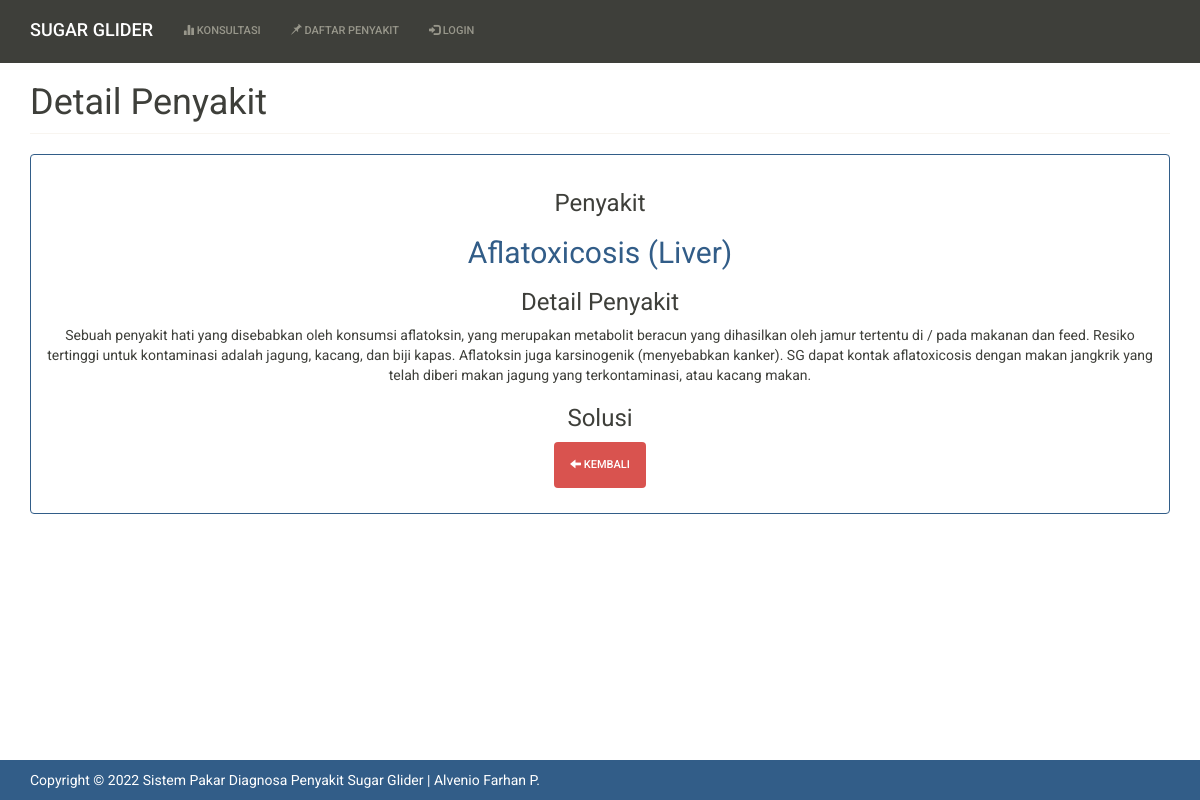
Screenshot of /?m=penyakit_detail&ID=P01 with the database file from the repository.
### tables this page shows
CREATE TABLE `tb_diagnosa` (
  `kode_diagnosa` varchar(16) NOT NULL,
  `nama_diagnosa` varchar(255) DEFAULT NULL,
  `detail` text DEFAULT NULL,
  `solusi` text DEFAULT NULL
);

### config.php (called while the page is built)
<?php
$config["server"] = 'localhost';
$config["username"] = 'root';
$config["password"] = '';
$config["database_name"] = 'sugarglider';

### includes/db.php (called while the page is built, shortened)
<?php
class DB{
    var $conn = null;
    public function __construct($host, $username, $passwd, $dbname){
        $this->conn = mysqli_connect($host, $username, $passwd, $dbname);
    }
    public function query($sql){
        $query = mysqli_query($this->conn, $sql) or die('<pre>Error mysqli_query: ' . mysqli_error($this->conn) . '<br />' . $sql . '</pre>');
        return $query;
    }
    public function get_row($sql){
        $query = $this->query($sql);
        return mysqli_fetch_object($query);
    }
}

### penyakit_detail.php (the view, shortened to what this page needs)
<?php
    $row = $db->get_row("SELECT * FROM tb_diagnosa WHERE kode_diagnosa='$_GET[ID]'");
?>
<div class="page-header">
    <h1>Detail Penyakit</h1>
</div>
    <div class="panel panel-primary">
        <div class="panel-body text-center">
            <h3>Penyakit</h3>
            <h2 class="text-primary"><?= $row->nama_diagnosa ?></h2>
            <h3>Detail Penyakit</h3>
            <p><?= enter_to_br($row->detail) ?></p>
            <h3>Solusi</h3>
            <form action="simpan.php" method="post">
                <p>
                    <a class="btn btn-danger" href="?m=penyakit"><span class="glyphicon glyphicon-arrow-left"></span> Kembali</a>
                </p>
            </form>
        </div>
    </div>

### functions.php (shortened to what this page needs)
<?php
include 'config.php';
include 'includes/db.php';
$db = new DB($config['server'], $config['username'], $config['password'], $config['database_name']);
function enter_to_br($str)
{
    return str_ireplace("\r\n", "<br />", $str);
}

### assets/css/general.css (style rules this page uses)
html { position: relative; min-height: 100%; }
body { margin-bottom: 70px; }
.page-header { margin-top: 0; padding-bottom: 0; }
.page-header h1 { margin-top: 0; }

### rows the page displays
tb_diagnosa: nama_diagnosa "Aflatoxicosis (Liver)", detail "Sebuah penyakit hati yang disebabkan oleh konsumsi aflatoksin, yang merupakan metabolit beracun yang dihasilkan oleh jamur tertentu di / pada makanan dan feed. Resiko tertinggi untuk kontaminasi adalah jagung, kacang, dan biji kapas. Aflatoksin juga karsinogenik (menyebabkan kanker). SG dapat kontak aflatoxicosis dengan makan jangkrik yang telah diberi makan jagung yang terkontaminasi, atau kacang makan."
